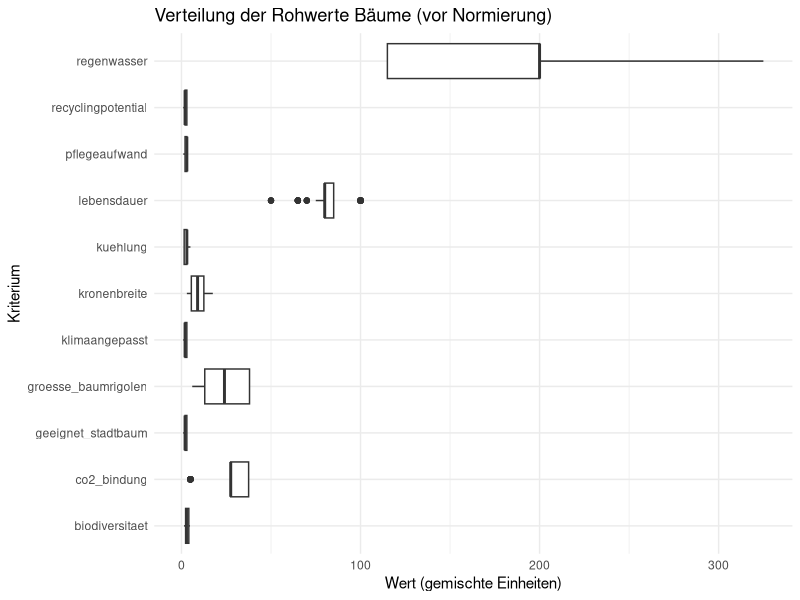
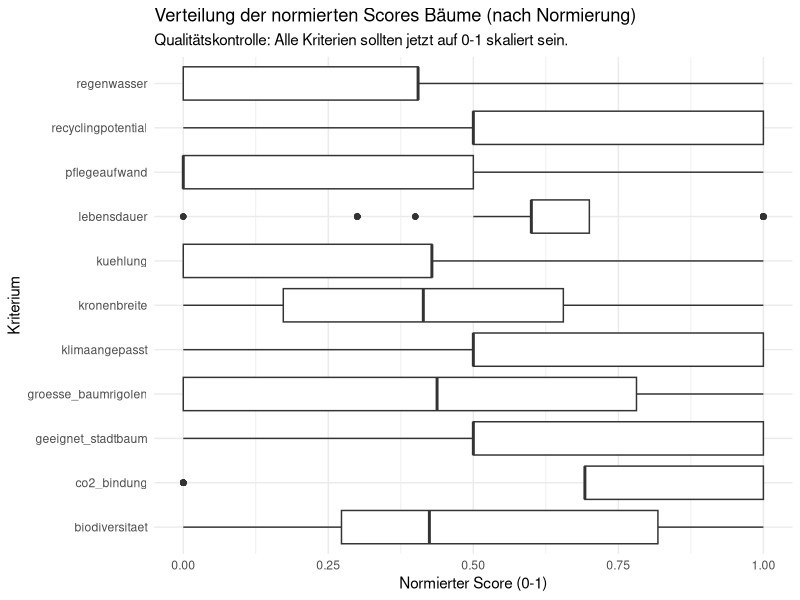
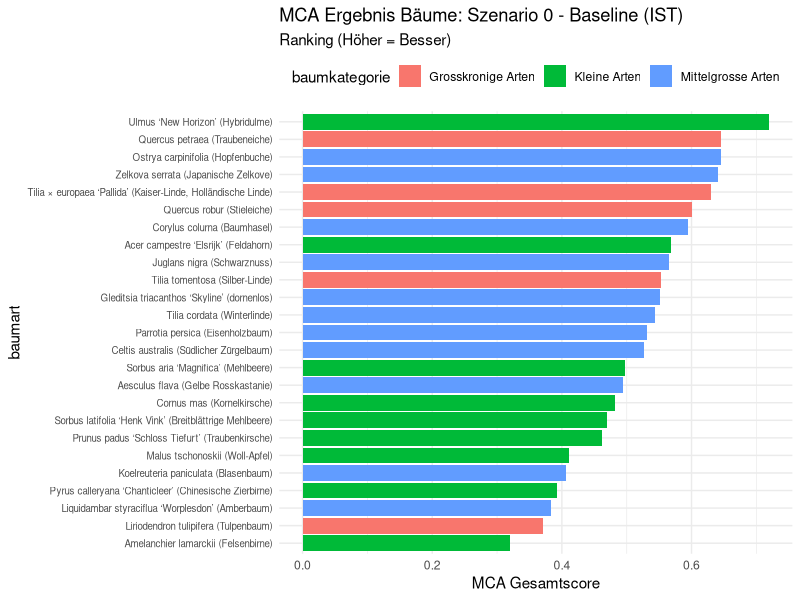
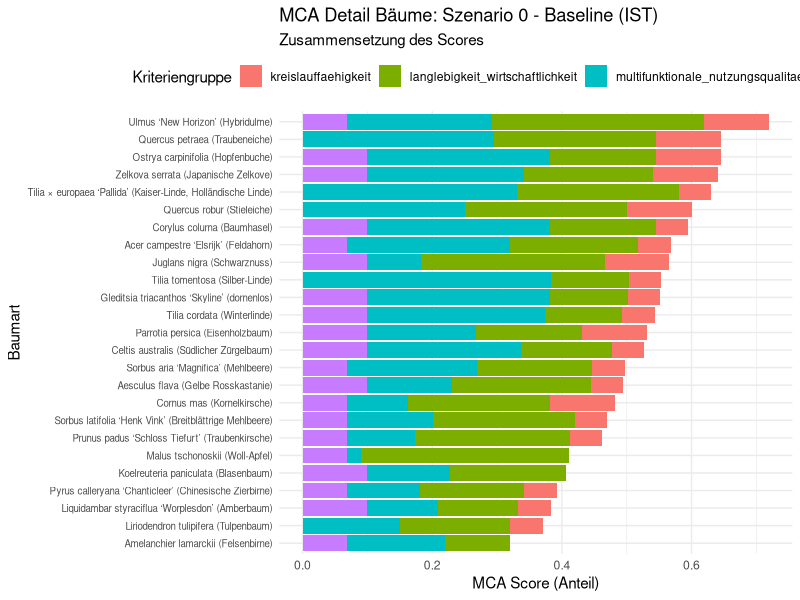
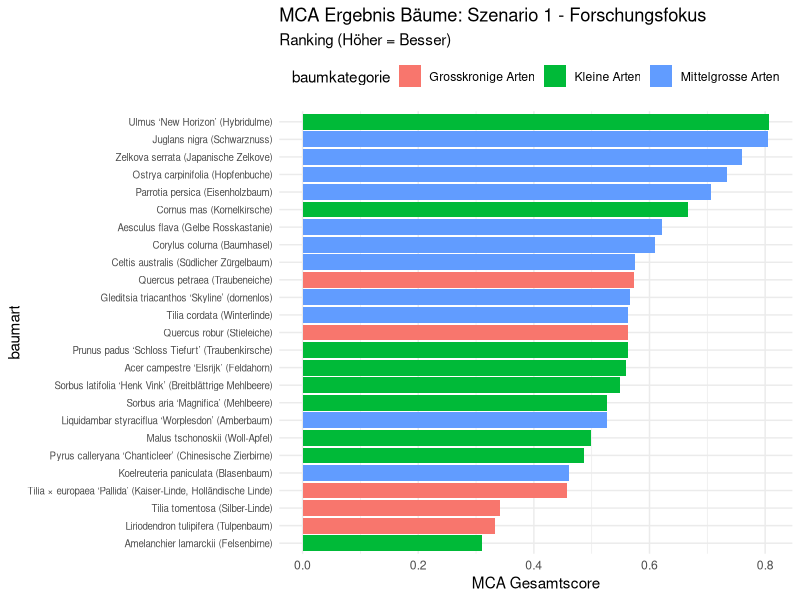
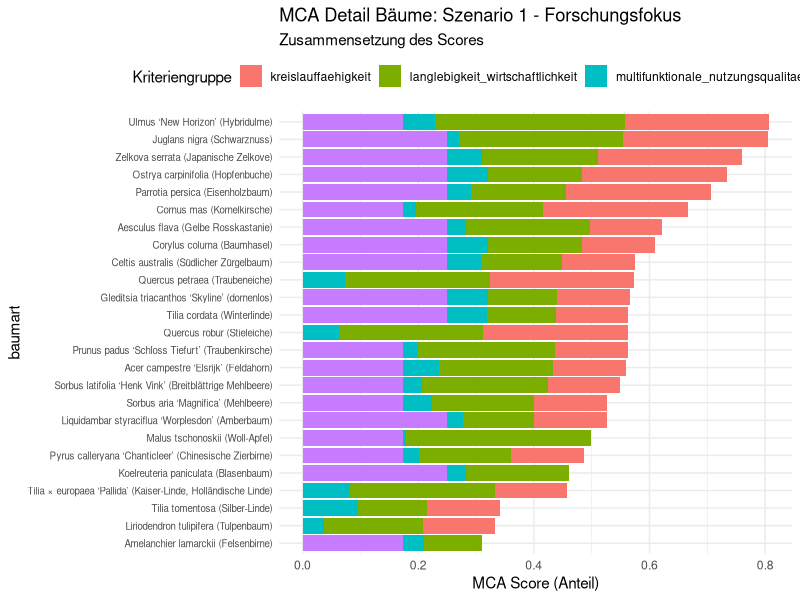
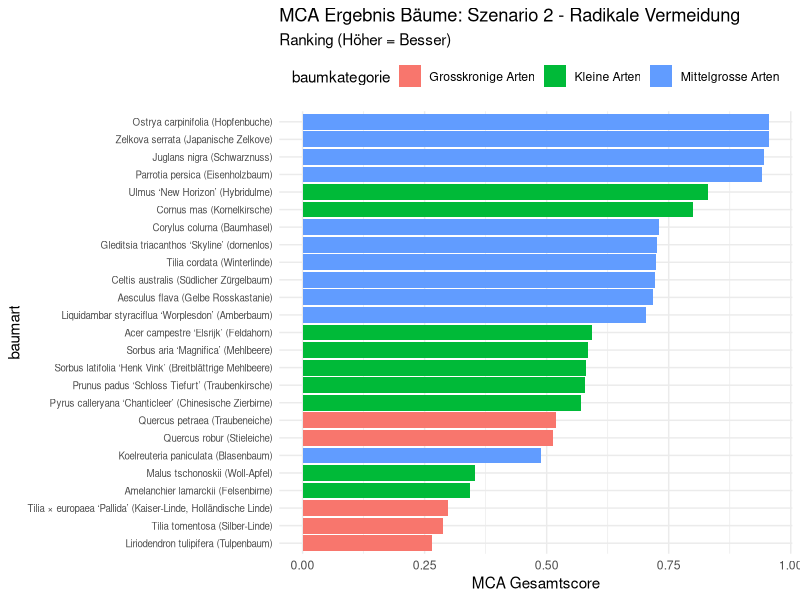
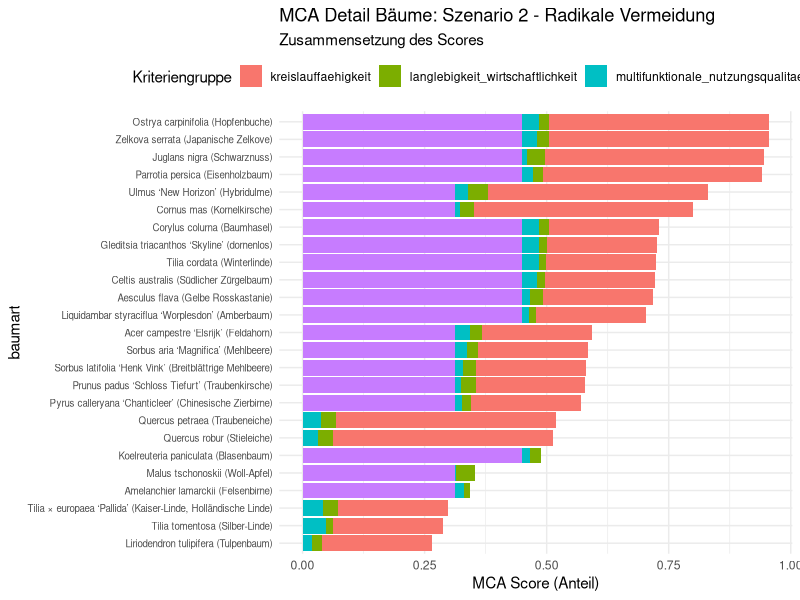

The R script that drew these images, in order: (Note: this script raises an error after producing the figures.)
## ---- chunk 1
library(tidyverse)
library(readr)
library(ggplot2)
library(forcats)
library(tidytext)

# RAGG als Grafik-Gerät verwenden
options(quarto.graphics = "ragg")

## ---- chunk 2
# Liest die Rohdaten für die Bäume ein
df_baeume_raw <- read_delim(
  "01_data_input/Baeume_tidy.csv", delim = ";"
)

# Liest die Gewichtungen für alle vier Szenarien ein
weights_s0_raw <- read_delim(
  "01_data_input/Baeume_Gewichtung_Szenario0.csv",
  delim = ";"
)
weights_s1_raw <- read_delim(
  "01_data_input/Baeume_Gewichtung_Szenario1.csv",
  delim = ";"
)
weights_s2_raw <- read_delim(
  "01_data_input/Baeume_Gewichtung_Szenario2.csv",
  delim = ";"
)
weights_s3_raw <- read_delim(
  "01_data_input/Baeume_Gewichtung_Szenario3.csv",
  delim = ";"
)
## ---- chunk 3
# A. Bereinigung der Rohdaten (Baeume_tidy.csv)
# Wähle die relevanten Spalten aus
df_baeume <- df_baeume_raw %>%
  select(baumkategorie, baumart, lebensdauer:recyclingpotential) 

# B. Bereinigung der Gewichtungen (ALLE SZENARIEN)
df_weights_s0 <- weights_s0_raw %>%
  mutate(szenario = "Szenario 0: Baseline (IST)")
df_weights_s1 <- weights_s1_raw %>%
  mutate(szenario = "Szenario 1: Forschungsfokus")
df_weights_s2 <- weights_s2_raw %>%
  mutate(szenario = "Szenario 2: Radikale Vermeidung")
df_weights_s3 <- weights_s3_raw %>%
  mutate(szenario = "Szenario 3: Radikaler Lebenszyklus")

# Zusammenführen zu einer Tabelle und Gesamtgewicht berechnen
df_weights <- bind_rows(df_weights_s0, df_weights_s1, df_weights_s2, df_weights_s3) %>%
  mutate(
    gewicht = group_weight * within_group_weight
  ) %>%
  rename(
    bewertungskategorie = criterion_id
  ) %>%
  select(szenario, bewertungskategorie, gewicht, group_id)

print("--- Finale Gewichtungs-Tabelle Bäume (df_weights) ---")
print(df_weights, n = 48) # 4 Szenarien * 12 Zeilen (11 Kriterien + 1 leere)



## ---- chunk 4
# 3.1 Wide-to-Long: Transformation der Rohdaten
df_baeume_long <- df_baeume %>%
  pivot_longer(
    # Nimmt alle Spalten von lebensdauer_mw bis recyclingpotential
    cols = c(lebensdauer:recyclingpotential),
    # ------------------------------------
    names_to = "bewertungskategorie",
    values_to = "wert"
  )

# 3.2 JOIN: Verknüpfung mit Gewichtungstabelle
df_baeume_joined <- df_baeume_long %>%
  left_join(df_weights,
            by = "bewertungskategorie",
            relationship = "many-to-many"
  )
## ---- chunk 5
# Boxplot der Rohwerte für Bäume
plot_rohwerte_baeume <- ggplot(df_baeume_joined, aes(x = bewertungskategorie, y = wert)) +
  geom_boxplot() +
  coord_flip() +
  labs(
    title = "Verteilung der Rohwerte Bäume (vor Normierung)",
    x = "Kriterium",
    y = "Wert (gemischte Einheiten)"
  ) +
  theme_minimal()

print(plot_rohwerte_baeume)
ggsave("02_export/plots/check_01_rohwerte_verteilung_baeume.png", plot = plot_rohwerte_baeume, width = 10, height = 7)


## ---- chunk 6
# 5.1 Definieren: Welche Baum-Kriterien sind 'schlechter', wenn sie 'höher' sind?
kriterien_lower_is_better_baeume <- c(
  "pflegeaufwand",
  "groesse_baumrigolen"
)
# ----------------------------------

# 5.2 Min-Max-Skalierung (Normierung)

# 5.2a: Min/Max-Werte berechnen
df_baeume_with_minmax <- df_baeume_joined %>%
  filter(!is.na(wert)) %>%
  filter(!is.na(gewicht)) %>% # Ignoriert Kriterien ohne Gewicht (wie 'umweltbelastung')
  group_by(bewertungskategorie) %>%
  mutate(
    min_wert = min(wert, na.rm = TRUE),
    max_wert = max(wert, na.rm = TRUE)
  ) %>%
  ungroup()

# Überprüfung Min/Max
df_min_max_summary_baeume <- df_baeume_with_minmax %>%
  select(bewertungskategorie, min_wert, max_wert) %>%
  distinct()

print("--- Min/Max-Werte pro Baum-Kriterium ---")
print(df_min_max_summary_baeume)

# 5.2b: Skalierung auf 0-1 berechnen
df_baeume_normalized <- df_baeume_with_minmax %>%
  mutate(
    score_normiert = case_when(
      (max_wert - min_wert) == 0 ~ 1,
      !(bewertungskategorie %in% kriterien_lower_is_better_baeume) ~ (wert - min_wert) / (max_wert - min_wert),
      bewertungskategorie %in% kriterien_lower_is_better_baeume ~ 1 - ((wert - min_wert) / (max_wert - min_wert))
      )
    )
## ---- chunk 7
# Boxplot der normierten Scores für Bäume
plot_normiert_baeume <- ggplot(df_baeume_normalized, aes(x = bewertungskategorie, y = score_normiert)) +
  geom_boxplot() +
  coord_flip() +
  scale_y_continuous(limits = c(0, 1)) +
  labs(
    title = "Verteilung der normierten Scores Bäume (nach Normierung)",
    subtitle = "Qualitätskontrolle: Alle Kriterien sollten jetzt auf 0-1 skaliert sein.",
    x = "Kriterium",
    y = "Normierter Score (0-1)"
  ) +
  theme_minimal()

print(plot_normiert_baeume)
ggsave("02_export/plots/check_02_normierte_scores_baeume.png", plot = plot_normiert_baeume, width = 10, height = 7)

## ---- chunk 8
# 7.1 Berechnung des gewichteten Scores
df_mca_calculated_baeume <- df_baeume_normalized %>%
  mutate(
    MCA_score_kriterium = score_normiert * gewicht
  )

# 7.2 Aggregation pro Baum & Szenario
# (Verwendet 100% saubere Leerzeichen und Kleinbuchstaben)
df_mca_total_baeume <- df_mca_calculated_baeume %>%
  group_by(szenario, baumkategorie, baumart) %>%
  summarise(
    MCA_gesamtscore = sum(MCA_score_kriterium, na.rm = TRUE),
    .groups = 'drop' # Hebt die Gruppierung sauber auf
  ) %>%
  arrange(szenario, desc(MCA_gesamtscore))

# Anzeigen der Ergebnisse (sollte jetzt 100 Zeilen haben = 25 Bäume * 4 Szenarien)
print("--- MCA Gesamtergebnis Bäume (sortiert) ---")
print(df_mca_total_baeume, n = Inf) 


# ---
# 7.3 - Auswahl der Top 3 Bäume pro Szenario
# ---
N_BAEUME_AUSWAEHLEN <- 3

df_sieger_baeume <- df_mca_total_baeume %>%
  group_by(szenario) %>%
  slice_max(MCA_gesamtscore, n = N_BAEUME_AUSWAEHLEN) %>%
  ungroup() %>%
  arrange(szenario, desc(MCA_gesamtscore))

print(paste("--- Top", N_BAEUME_AUSWAEHLEN, "Bäume pro Szenario (für Artenvielfalt) ---"))
print(df_sieger_baeume, n = Inf)
# ----------------------------------------------------
## ---- chunk 9

#| label: fig-mca-plot-s0-lc
#| fig.width: 13
#| fig.height: 9
#| out.width: "95%"
#| dpi: 300

# --- Plot 1: Ranking ---
data_s0 <- df_mca_total_baeume %>% filter(szenario == "Szenario 0: Baseline (IST)")

plot_s0_rank <- ggplot(data_s0,
       aes(x = MCA_gesamtscore,
           y = fct_reorder(baumart, MCA_gesamtscore),
           fill = baumkategorie)) +
           # -------------------------------
  geom_col() +
  labs(
    title = "MCA Ergebnis Bäume: Szenario 0 - Baseline (IST)",
    subtitle = "Ranking (Höher = Besser)",
    x = "MCA Gesamtscore",
    y = "baumart",
    fill = "baumkategorie"
    # -------------------------------
  ) +
  theme_minimal() +
  theme(legend.position = "top", axis.text.y = element_text(size = 7))

print(plot_s0_rank)
ggsave("02_export/plots/mca_gesamtergebnis_s0_baeume.png",
       plot = plot_s0_rank, width = 13, height = 9, units = "in", dpi = 300)

# --- Plot 2: Stacked Detail ---
df_mca_groups_baeume_plot <- df_mca_calculated_baeume %>%
  group_by(szenario, baumkategorie, baumart, group_id) %>%
  summarise(gruppen_score = sum(MCA_score_kriterium, na.rm = TRUE), .groups = 'drop') %>%
  # Join mit df_mca_total_baeume 
  left_join(df_mca_total_baeume, by = c("szenario", "baumkategorie", "baumart"))

data_s0_groups <- df_mca_groups_baeume_plot %>% filter(szenario == "Szenario 0: Baseline (IST)")
# ---------------------------------------------

plot_s0_stack <- ggplot(data_s0_groups,
       aes(x = gruppen_score,
           y = fct_reorder(baumart, MCA_gesamtscore),
           fill = group_id)) +
           # -------------------------------
  geom_col(position = "stack") +
  labs(
    title = "MCA Detail Bäume: Szenario 0 - Baseline (IST)",
    subtitle = "Zusammensetzung des Scores",
    x = "MCA Score (Anteil)",
    y = "Baumart",
    fill = "Kriteriengruppe"
  ) +
  theme_minimal() +
  theme(legend.position = "top", axis.text.y = element_text(size = 7))

print(plot_s0_stack)
ggsave("02_export/plots/mca_detail_gruppen_s0_baeume.png",
       plot = plot_s0_stack, width = 13, height = 9, units = "in", dpi = 300)

## ---- chunk 10

#| label: fig-mca-plots-s1-lc
#| fig.width: 13
#| fig.height: 9
#| out.width: "95%"
#| dpi: 300

# --- Plot 1: Ranking ---
data_s1 <- df_mca_total_baeume %>% filter(szenario == "Szenario 1: Forschungsfokus")

plot_s1_rank <- ggplot(data_s1,
       aes(x = MCA_gesamtscore,
           y = fct_reorder(baumart, MCA_gesamtscore), # lc
           fill = baumkategorie)) + # lc
  geom_col() +
  labs(
    title = "MCA Ergebnis Bäume: Szenario 1 - Forschungsfokus",
    subtitle = "Ranking (Höher = Besser)",
    x = "MCA Gesamtscore", y = "baumart", fill = "baumkategorie" # lc
  ) +
  theme_minimal() +
  theme(legend.position = "top", axis.text.y = element_text(size = 7))

print(plot_s1_rank)
ggsave("02_export/plots/mca_gesamtergebnis_s1_baeume.png",
       plot = plot_s1_rank, width = 13, height = 9, units = "in", dpi = 300)

# --- Plot 2: Stacked Detail ---
data_s1_groups <- df_mca_groups_baeume_plot %>% filter(szenario == "Szenario 1: Forschungsfokus") # Uses df calculated above

plot_s1_stack <- ggplot(data_s1_groups,
       aes(x = gruppen_score,
           y = fct_reorder(baumart, MCA_gesamtscore), # lc
           fill = group_id)) +
  geom_col(position = "stack") +
  labs(
    title = "MCA Detail Bäume: Szenario 1 - Forschungsfokus",
    subtitle = "Zusammensetzung des Scores",
     x = "MCA Score (Anteil)", y = "baumart", fill = "Kriteriengruppe" # lc
  ) +
  theme_minimal() +
  theme(legend.position = "top", axis.text.y = element_text(size = 7))

print(plot_s1_stack)
ggsave("02_export/plots/mca_detail_gruppen_s1_baeume.png",
       plot = plot_s1_stack, width = 13, height = 9, units = "in", dpi = 300)
## ---- chunk 11
#| label: fig-mca-plots-s2-lc
#| fig.width: 13
#| fig.height: 9
#| out.width: "95%"
#| dpi: 300

# --- Plot 1: Ranking ---
data_s2 <- df_mca_total_baeume %>% filter(szenario == "Szenario 2: Radikale Vermeidung")

plot_s2_rank <- ggplot(data_s2,
       aes(x = MCA_gesamtscore,
           y = fct_reorder(baumart, MCA_gesamtscore), # lc
           fill = baumkategorie)) + # lc
  geom_col() +
  labs(
    title = "MCA Ergebnis Bäume: Szenario 2 - Radikale Vermeidung",
    subtitle = "Ranking (Höher = Besser)",
    x = "MCA Gesamtscore", y = "baumart", fill = "baumkategorie" # lc
  ) +
  theme_minimal() +
  theme(legend.position = "top", axis.text.y = element_text(size = 7))

print(plot_s2_rank)
ggsave("02_export/plots/mca_gesamtergebnis_s2_baeume.png",
       plot = plot_s2_rank, width = 13, height = 9, units = "in", dpi = 300)

# --- Plot 2: Stacked Detail ---
data_s2_groups <- df_mca_groups_baeume_plot %>% filter(szenario == "Szenario 2: Radikale Vermeidung") # Uses df calculated above

plot_s2_stack <- ggplot(data_s2_groups,
       aes(x = gruppen_score,
           y = fct_reorder(baumart, MCA_gesamtscore), # lc
           fill = group_id)) +
  geom_col(position = "stack") +
  labs(
    title = "MCA Detail Bäume: Szenario 2 - Radikale Vermeidung",
    subtitle = "Zusammensetzung des Scores",
    x = "MCA Score (Anteil)", y = "baumart", fill = "Kriteriengruppe" # lc
  ) +
  theme_minimal() +
  theme(legend.position = "top", axis.text.y = element_text(size = 7))

print(plot_s2_stack)
ggsave("02_export/plots/mca_detail_gruppen_s2_baeume.png",
       plot = plot_s2_stack, width = 13, height = 9, units = "in", dpi = 300)
## ---- chunk 12

#| label: fig-mca-plots-s3-lc
#| fig.width: 13
#| fig.height: 9
#| out.width: "95%"
#| dpi: 300

# --- Plot 1: Ranking ---
data_s3 <- df_mca_total_baeume %>% filter(szenario == "Szenario 3: Radikaler Lebenszyklus")

plot_s3_rank <- ggplot(data_s3,
       aes(x = MCA_gesamtscore,
           y = fct_reorder(baumart, MCA_gesamtscore), # lc
           fill = baumkategorie)) + # lc
  geom_col() +
  labs(
    title = "MCA Ergebnis Bäume: Szenario 3 - Radikaler Lebenszyklus",
    subtitle = "Ranking (Höher = Besser)",
     x = "MCA Gesamtscore", y = "Baumart", fill = "Baumkategorie" # lc
  ) +
  theme_minimal() +
  theme(legend.position = "top", axis.text.y = element_text(size = 7))

print(plot_s3_rank)
ggsave("02_export/plots/mca_gesamtergebnis_s3_baeume.png",
       plot = plot_s3_rank, width = 13, height = 9, units = "in", dpi = 300)

# --- Plot 2: Stacked Detail ---
data_s3_groups <- df_mca_groups_baeume_plot %>% filter(szenario == "Szenario 3: Radikaler Lebenszyklus") # Uses df calculated above

plot_s3_stack <- ggplot(data_s3_groups,
       aes(x = gruppen_score,
           y = fct_reorder(baumart, MCA_gesamtscore), # lc
           fill = group_id)) +
  geom_col(position = "stack") +
  labs(
    title = "MCA Detail Bäume: Szenario 3 - Radikaler Lebenszyklus",
    subtitle = "Zusammensetzung des Scores",
     x = "MCA Score (Anteil)", y = "Baumart", fill = "Kriteriengruppe" # lc
  ) +
  theme_minimal() +
  theme(legend.position = "top", axis.text.y = element_text(size = 7))

print(plot_s3_stack)
ggsave("02_export/plots/mca_detail_gruppen_s3_baeume.png",
       plot = plot_s3_stack, width = 13, height = 9, units = "in", dpi = 300)

## ---- chunk 13

# 1. Speichern der finalen MCA-Rangliste (alle Bäume, alle Szenarien)
write_csv2(
  df_mca_total_baeume,
  file = "02_export/tables/mca_rangliste_alle_szenarien_baeume.csv"
)

# 2. Speichern der kompletten Berechnungs-Details
write_csv2(
  df_mca_calculated_baeume,
  file = "02_export/tables/mca_details_berechnung_alle_szenarien_baeume.csv"
)

# ---
# 3. (WICHTIG) Speichern der Top-3-Auswahl für die Zeitstrahl-Analyse
# ---
write_csv2(
  df_sieger_baeume, # Das Objekt, das du in Block 7.3 erstellt hast
  file = "02_export/tables/mca_top3_baeume_pro_szenario.csv"
)
